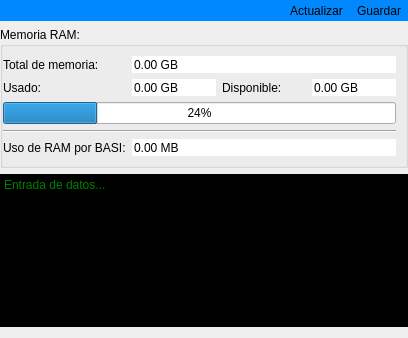
<?xml version="1.0" encoding="UTF-8"?>
<ui version="4.0">
 <class>Dialog</class>
 <widget class="QDialog" name="Dialog">
  <property name="geometry">
   <rect>
    <x>0</x>
    <y>0</y>
    <width>408</width>
    <height>338</height>
   </rect>
  </property>
  <property name="minimumSize">
   <size>
    <width>408</width>
    <height>338</height>
   </size>
  </property>
  <property name="maximumSize">
   <size>
    <width>471</width>
    <height>342</height>
   </size>
  </property>
  <property name="windowTitle">
   <string>Sólo para el desarrollo - BASI</string>
  </property>
  <property name="modal">
   <bool>false</bool>
  </property>
  <layout class="QGridLayout" name="gridLayout_3">
   <property name="leftMargin">
    <number>0</number>
   </property>
   <property name="topMargin">
    <number>0</number>
   </property>
   <property name="rightMargin">
    <number>0</number>
   </property>
   <item row="2" column="0">
    <widget class="QPlainTextEdit" name="entrada">
     <property name="styleSheet">
      <string notr="true">color: rgb(0, 255, 0);
background-color: rgb(0, 0, 0);</string>
     </property>
     <property name="frameShape">
      <enum>QFrame::NoFrame</enum>
     </property>
     <property name="readOnly">
      <bool>true</bool>
     </property>
     <property name="placeholderText">
      <string>Entrada de datos...</string>
     </property>
    </widget>
   </item>
   <item row="0" column="0">
    <widget class="QWidget" name="menu" native="true">
     <property name="styleSheet">
      <string notr="true">QToolButton #actualizar{
	color: rgb(255, 255, 255);
}
QWidget #menu{
	color: rgb(255, 255, 255);
	background-color: rgb(0, 136, 255);
}</string>
     </property>
     <layout class="QGridLayout" name="gridLayout_2">
      <property name="leftMargin">
       <number>0</number>
      </property>
      <property name="topMargin">
       <number>0</number>
      </property>
      <property name="rightMargin">
       <number>0</number>
      </property>
      <property name="bottomMargin">
       <number>0</number>
      </property>
      <property name="horizontalSpacing">
       <number>0</number>
      </property>
      <item row="0" column="1">
       <widget class="QToolButton" name="actualizar">
        <property name="text">
         <string>Actualizar</string>
        </property>
        <property name="autoRaise">
         <bool>true</bool>
        </property>
       </widget>
      </item>
      <item row="0" column="0">
       <spacer name="horizontalSpacer">
        <property name="orientation">
         <enum>Qt::Horizontal</enum>
        </property>
        <property name="sizeHint" stdset="0">
         <size>
          <width>40</width>
          <height>20</height>
         </size>
        </property>
       </spacer>
      </item>
      <item row="0" column="2">
       <widget class="QToolButton" name="guardar">
        <property name="text">
         <string>Guardar</string>
        </property>
        <property name="autoRaise">
         <bool>true</bool>
        </property>
       </widget>
      </item>
     </layout>
    </widget>
   </item>
   <item row="1" column="0">
    <widget class="QGroupBox" name="groupBox">
     <property name="title">
      <string>Memoria RAM:</string>
     </property>
     <layout class="QGridLayout" name="gridLayout">
      <property name="leftMargin">
       <number>0</number>
      </property>
      <item row="1" column="1">
       <widget class="QDoubleSpinBox" name="usado">
        <property name="wrapping">
         <bool>false</bool>
        </property>
        <property name="frame">
         <bool>false</bool>
        </property>
        <property name="readOnly">
         <bool>true</bool>
        </property>
        <property name="buttonSymbols">
         <enum>QAbstractSpinBox::NoButtons</enum>
        </property>
        <property name="accelerated">
         <bool>true</bool>
        </property>
        <property name="suffix">
         <string> GB</string>
        </property>
        <property name="maximum">
         <double>100.000000000000000</double>
        </property>
       </widget>
      </item>
      <item row="1" column="0">
       <widget class="QLabel" name="label_3">
        <property name="text">
         <string>Usado:</string>
        </property>
       </widget>
      </item>
      <item row="0" column="1" colspan="3">
       <widget class="QDoubleSpinBox" name="total">
        <property name="frame">
         <bool>false</bool>
        </property>
        <property name="readOnly">
         <bool>true</bool>
        </property>
        <property name="buttonSymbols">
         <enum>QAbstractSpinBox::NoButtons</enum>
        </property>
        <property name="accelerated">
         <bool>true</bool>
        </property>
        <property name="suffix">
         <string> GB</string>
        </property>
        <property name="maximum">
         <double>100.000000000000000</double>
        </property>
       </widget>
      </item>
      <item row="1" column="3">
       <widget class="QDoubleSpinBox" name="disponible">
        <property name="wrapping">
         <bool>false</bool>
        </property>
        <property name="frame">
         <bool>false</bool>
        </property>
        <property name="readOnly">
         <bool>true</bool>
        </property>
        <property name="buttonSymbols">
         <enum>QAbstractSpinBox::NoButtons</enum>
        </property>
        <property name="accelerated">
         <bool>true</bool>
        </property>
        <property name="suffix">
         <string> GB</string>
        </property>
        <property name="maximum">
         <double>100.000000000000000</double>
        </property>
       </widget>
      </item>
      <item row="0" column="0">
       <widget class="QLabel" name="label_2">
        <property name="text">
         <string>Total de memoria:</string>
        </property>
       </widget>
      </item>
      <item row="1" column="2">
       <widget class="QLabel" name="label_4">
        <property name="text">
         <string>Disponible:</string>
        </property>
       </widget>
      </item>
      <item row="2" column="0" colspan="4">
       <widget class="QProgressBar" name="percent">
        <property name="value">
         <number>24</number>
        </property>
       </widget>
      </item>
      <item row="4" column="0">
       <widget class="QLabel" name="label">
        <property name="text">
         <string>Uso de RAM por BASI:</string>
        </property>
       </widget>
      </item>
      <item row="3" column="0" colspan="4">
       <widget class="Line" name="line">
        <property name="orientation">
         <enum>Qt::Horizontal</enum>
        </property>
       </widget>
      </item>
      <item row="4" column="1" colspan="3">
       <widget class="QDoubleSpinBox" name="uso_app">
        <property name="frame">
         <bool>false</bool>
        </property>
        <property name="readOnly">
         <bool>true</bool>
        </property>
        <property name="buttonSymbols">
         <enum>QAbstractSpinBox::NoButtons</enum>
        </property>
        <property name="suffix">
         <string> MB</string>
        </property>
        <property name="maximum">
         <double>100.000000000000000</double>
        </property>
       </widget>
      </item>
     </layout>
    </widget>
   </item>
  </layout>
 </widget>
 <resources/>
 <connections/>
</ui>
